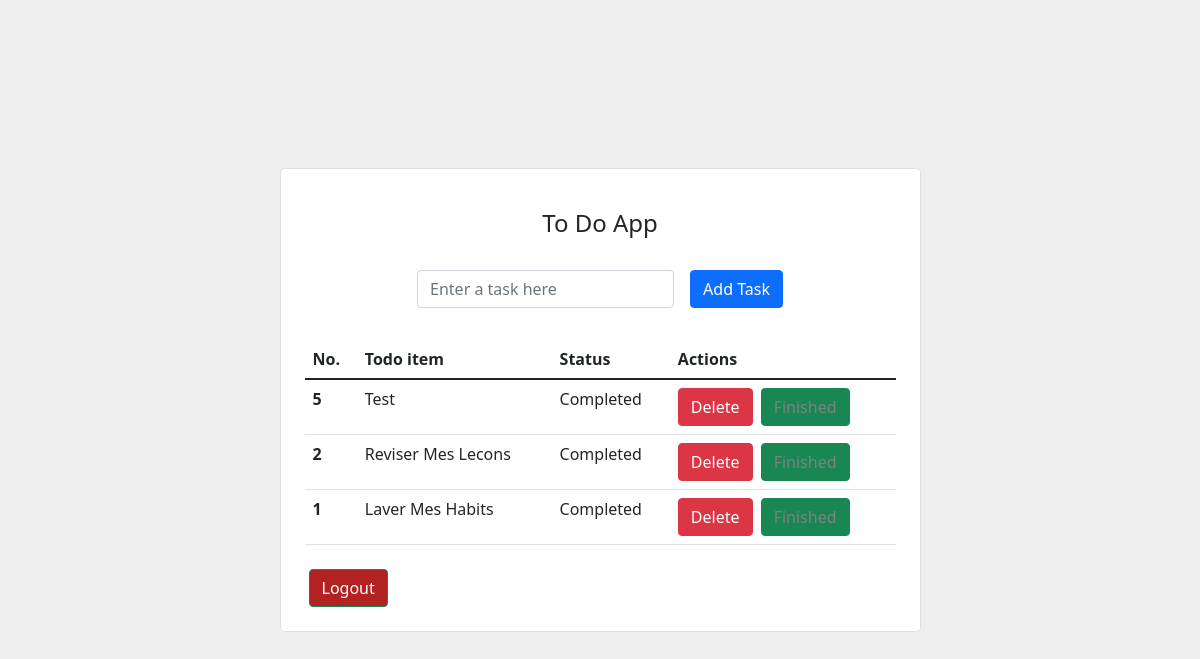
Page / (signed in) on the earlier database version.
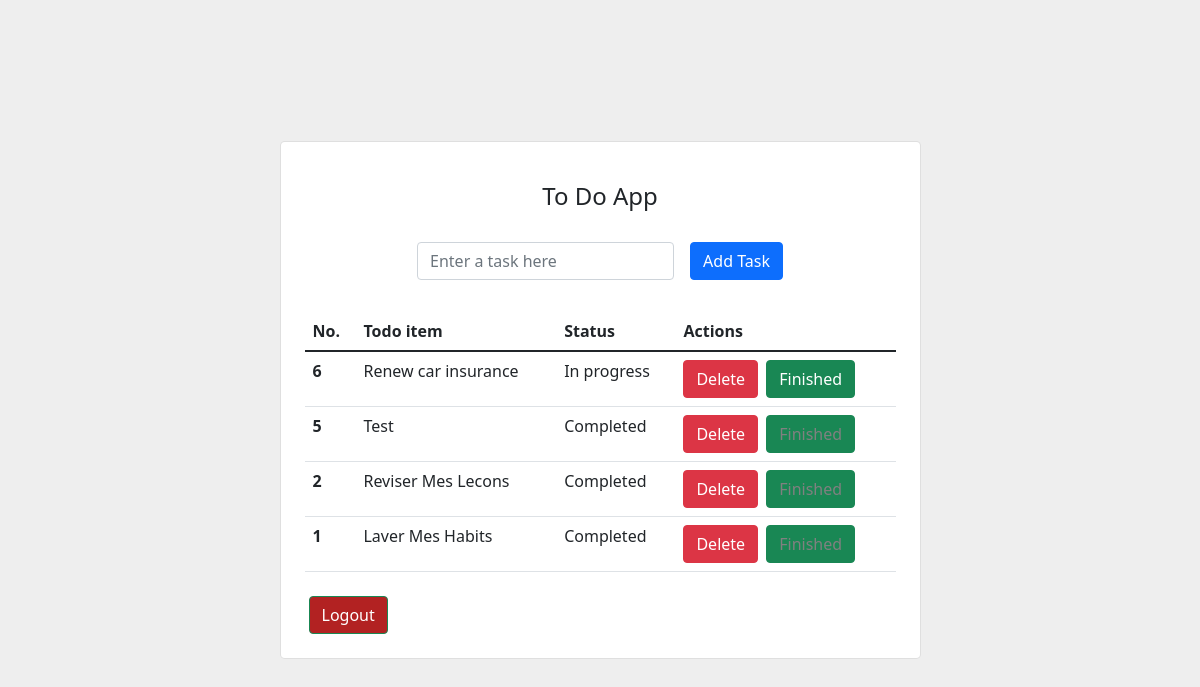
Same page on the later database version.
### todoapp/models.py (models this page shows, shortened)
class Todo(models.Model):
    user = models.ForeignKey(User, on_delete = models.CASCADE)
    title = models.CharField(max_length = 500)
    status = models.BooleanField(default=False)

### todoapp/views.py (the view)
# urls.py: path('', views.home, name='home'),
@login_required(login_url='login')
def home(request):
    get_all_todo = Todo.objects.filter(user=request.user).order_by('-id') #, status = True
    if request.method == "POST":
        task = request.POST['task']
        new_task, created = Todo.objects.get_or_create(user=request.user, title=task, status=False)
        new_task.save()
    template_name = 'todoapp/todo.html'
    context = {
        'get_all_todo':get_all_todo,
    }
    return render(request, template_name, context)

### todoapp/templates/todoapp/todo.html (shortened to what this page needs)
<link rel="stylesheet" href="https://cdn.jsdelivr.net/npm/bootstrap@5.1.3/dist/css/bootstrap.min.css">
<section class="vh-100" style="background-color: #eee;">
    <div class="container py-5 h-100">
      <div class="row d-flex justify-content-center align-items-center h-100">
        <div class="col col-lg-9 col-xl-7">
          <div class="card rounded-3">
            <div class="card-body p-4">
              <h4 class="text-center my-3 pb-3">To Do App</h4>
              <form method="post" class="row row-cols-lg-auto g-3 justify-content-center align-items-center mb-4 pb-2">
                <div class="col-12">
                  <div class="form-outline">
                    <input type="text" id="form1" class="form-control" name="task" required placeholder="Enter a task here"/>
                  </div>
                </div>
                <div class="col-12">
                  <button type="submit" class="btn btn-primary">Add Task</button>
                </div>
              </form>
              <table class="table mb-4">
                <thead>
                  <tr>
                    <th scope="col">No.</th>
                    <th scope="col">Todo item</th>
                    <th scope="col">Status</th>
                    <th scope="col">Actions</th>
                  </tr>
                </thead>
                <tbody>
                  {% for task in get_all_todo %}
                  <tr>
                    <th scope="row"> {{task.id}} </th>
                    <td>{{task.title}}</td>
                    {% if task.status %}
                    <td>Completed</td>
                    {% else %}
                    <td>In progress</td>
                    {% endif %}
                    <td>
                      <a type="submit" href=" {% url "delete_task" task.id %} " class="btn btn-danger" >Delete</a>
                      {% if task.status %}
                      <a type="submit" class="btn btn-success ms-1 disable" href=" {% url "update" task.id %} ">Finished</a>
                      {% else %}
                      <a type="submit" class="btn btn-success ms-1" href=" {% url "update" task.id %} ">Finished</a>
                      {% endif %}
                    </td>
                  </tr>
                  {% endfor %}
                </tbody>
              </table>
              <a type="submit" style="background-color: firebrick; color: white; text-align: right;" class="btn btn-success ms-1" href=" {% url "logout" %} ">Logout</a>
            </div>
          </div>
        </div>
      </div>
    </div>
  </section>

Differences in the rows shown:
added Todo: id "6", title "Renew car insurance", status "In progress"
